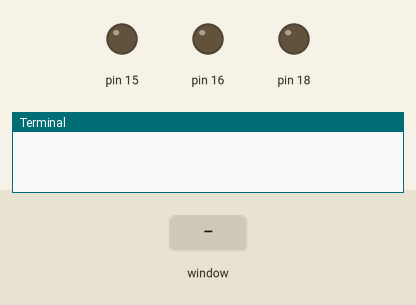
This program was run on a simulated Raspberry Pi (header pin numbers). On the bench: output pins drawn as LEDs (lit = HIGH), the last lines printed to the terminal. Inputs (shaded band) come from the test bench. The desktop window is not drawn, its controls go by their first labels and the mouse button is held 0.15 s.

Above: at 1.2 s.
1.3 s: control labelled "Blink Red" in the window clicked
At 1.9 s:
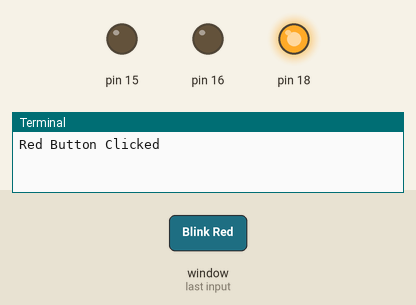
2.8 s: control labelled "Blink Green" in the window clicked
At 3.1 s:
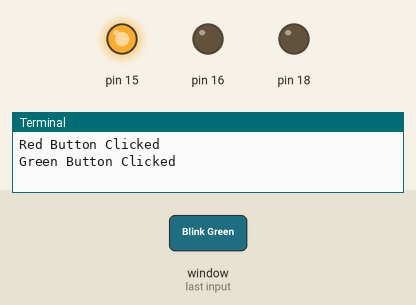
4.3 s: control labelled "Blink White" in the window clicked
At 5.4 s:
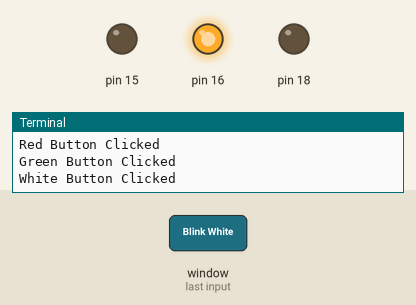
Timing chart, 0 to 7.3 s (numbered marks = the images above; inputs shaded):
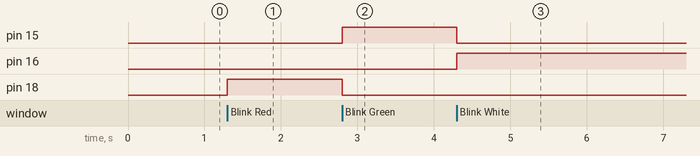

Measured:
- after the input at 1.3 s, pin 18: LOW → HIGH at once
- after the input at 2.8 s, pin 15: LOW → HIGH at once; pin 18: HIGH → LOW at once
- after the input at 4.3 s, pin 15: HIGH → LOW at once; pin 16: LOW → HIGH at once

The program:

test.py
```python
# Import necessary modules
from PyQt5.QtWidgets import QApplication, QMainWindow, QLabel, QPushButton
import sys

import RPi.GPIO as GPIO # Import the RPi.GPIO library for controlling Raspberry Pi GPIO pins
#import time
GPIO.setmode(GPIO.BOARD)    # Set the GPIO mode to use the physical pin numbering
# Configure GPIO pins 18, 15, and 16 as output pins
GPIO.setup(18, GPIO.OUT)
GPIO.setup(15, GPIO.OUT)
GPIO.setup(16, GPIO.OUT)

# Define a function to be called when the "Red" button is clicked
def clickMethodRed():
    print("Red Button Clicked")
     # Turn on the Red LED (pin 18) and turn off the Green (pin 15) and White (pin 16) LEDs
    GPIO.output(18, GPIO.HIGH)
    GPIO.output(15, GPIO.LOW)
    GPIO.output(16, GPIO.LOW)

# Define a function to be called when the "Green" button is clicked
def clickMethodGreen():
    print("Green Button Clicked")
     # Turn on the Green LED (pin 15) and turn off the Red (pin 18) and White (pin 16) LEDs
    GPIO.output(18, GPIO.LOW)
    GPIO.output(15, GPIO.HIGH)
    GPIO.output(16, GPIO.LOW)

# Define a function to be called when the "White" button is clicked
def clickMethodWhite():
    print("White Button Clicked")
    # Turn on the White LED (pin 16) and turn off the Red (pin 18) and Green (pin 15) LEDs
    GPIO.output(18, GPIO.LOW)
    GPIO.output(15, GPIO.LOW)
    GPIO.output(16, GPIO.HIGH)

# Define a function to be called when the "Exit" button is clicked
def clickExit():
    print("Exit Button Clicked")
    # Turn off all the LEDs (Red, Green, White)
    GPIO.output(18, GPIO.LOW)
    GPIO.output(15, GPIO.LOW)
    GPIO.output(16, GPIO.LOW)


app = QApplication([])  # Create a PyQt application instance
win = QMainWindow() # Create a main window
# Set the main window's title, size, and position
win.setWindowTitle("Button Led")
win.resize(500,200)
win.move(400,200)

# Create a "Blink Red" button with a red background
buttonRed = QPushButton("Blink Red", win)
buttonRed.setStyleSheet("background-color : red")
buttonRed.move(20,40)
buttonRed.clicked.connect(clickMethodRed)

# Create a "Blink Green" button with a green background
buttonGreen = QPushButton("Blink Green", win)

buttonGreen.setStyleSheet("background-color : green")
buttonGreen.move(20,80)
buttonGreen.clicked.connect(clickMethodGreen)

# Create a "Blink White" button with a white background
buttonWhite = QPushButton("Blink White", win)

buttonWhite.setStyleSheet("background-color : White")
buttonWhite.move(20,120)
buttonWhite.clicked.connect(clickMethodWhite)

# Create an "Exit Button" with a grey background
buttonExit = QPushButton("Exit Button", win)

buttonExit.setStyleSheet("background-color : grey")
buttonExit.move(20,160)
buttonExit.clicked.connect(clickExit)

win.show()  # Show the main window
sys.exit(app.exec_())   # Start the PyQt application event loop and exit when the window is closed
```
